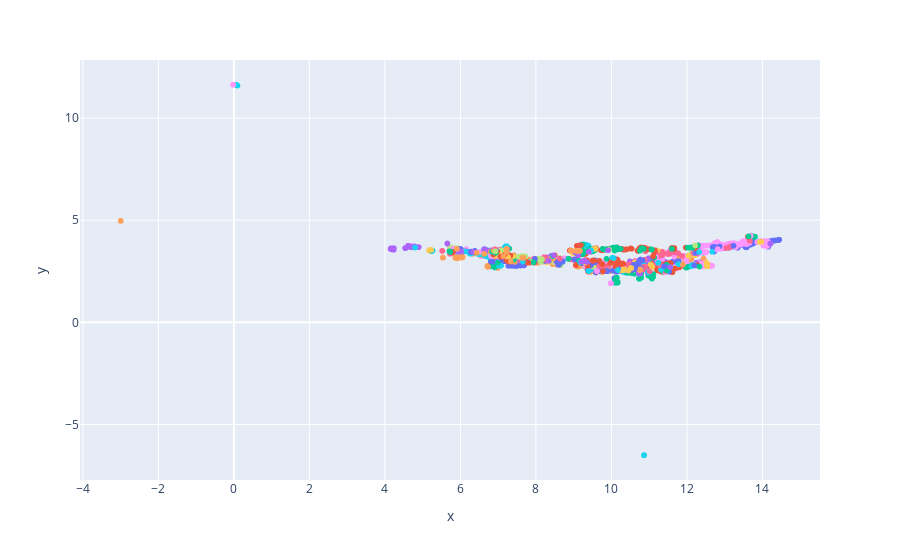

Source (notebook cell):
### Code cell
plot_df = CPA_L6[["Category_2", "Code", "tokens_cleaned_vectorized_low_dimension"]].copy()

plot_df["x"] = plot_df.tokens_cleaned_vectorized_low_dimension.apply(lambda x: x[0])
plot_df["y"] = plot_df.tokens_cleaned_vectorized_low_dimension.apply(lambda x: x[1])

fig = plotly.express.scatter(
    plot_df, 
    x="x", 
    y="y", 
    color="Category_2",
    hover_data={
        "Code": True,
        "Category_2": False,
        "x": False,
        "y": False
        })
fig.update_layout(showlegend=False)
